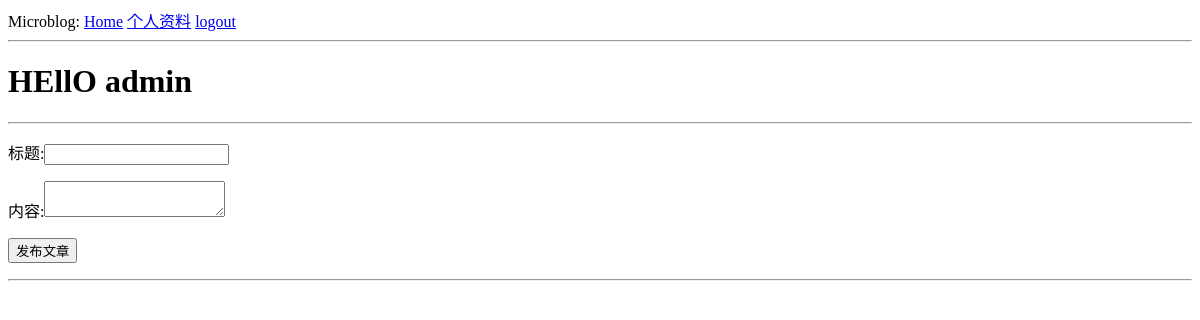
Before: /index (signed in) with the older database file.
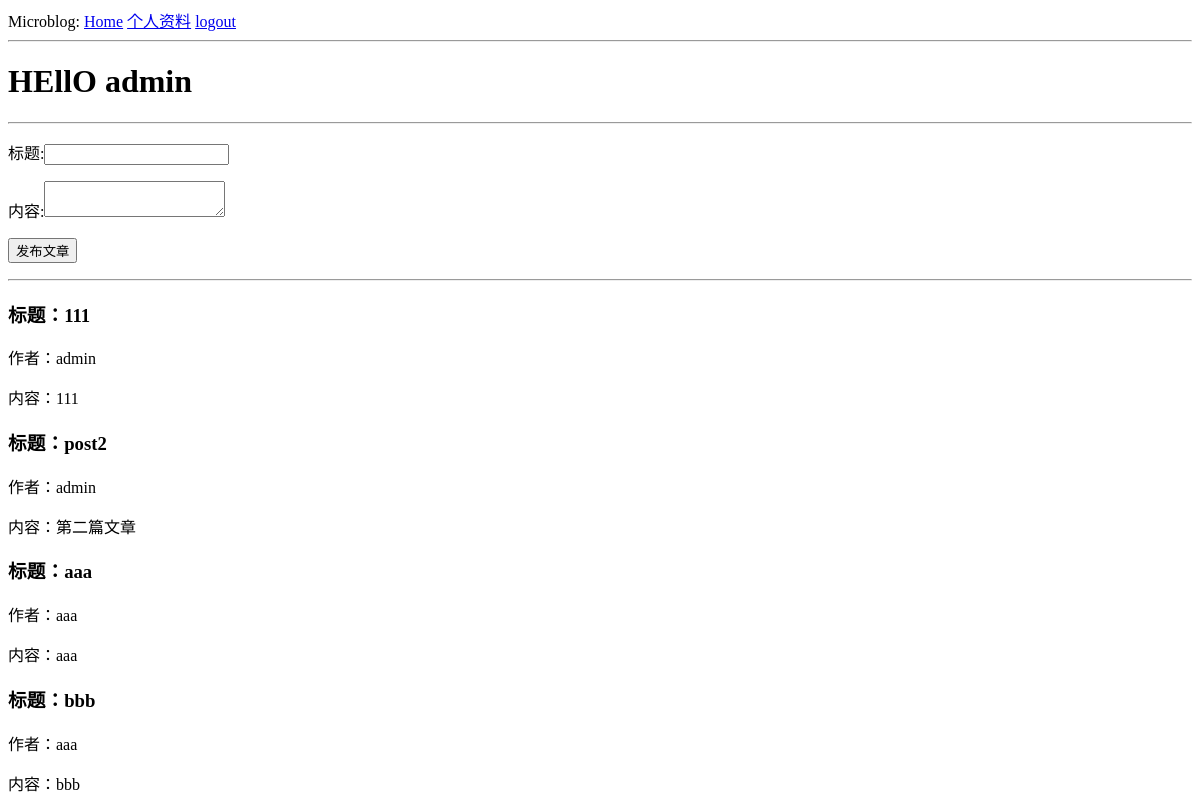
After: the same page with the newer database file.
### app/models.py (models this page shows, shortened)
class User(UserMixin,db.Model):
    id = db.Column(db.Integer,primary_key=True)
    username = db.Column(db.String(64),index=True,unique=True)
    email = db.Column(db.String(128),unique=True)
    password =db.Column(db.String(128))
    about_me = db.Column(db.String(256))
    posts = db.relationship('Post',backref = 'author',lazy = 'dynamic')

class Post(db.Model):
    id = db.Column(db.Integer,primary_key=True)
    content = db.Column(db.String(256))
    title = db.Column(db.String(64),index=True,unique=True)
    timestamp =db.Column(db.DateTime,default=datetime.utcnow)
    user_id = db.Column(db.Integer,db.ForeignKey('user.id'))

### app/routes.py (the view)
@app.route('/',methods=['GET','POST'])
@app.route('/index',methods=['GET','POST'])
@login_required
def index():
    form = PostForm()
    posts = Post.query.all()
    if form.validate_on_submit():
        post = Post(title = form.title.data,content = form.content.data,author =current_user)
        db.session.add(post)
        db.session.commit()
        flash('文章一发不!')
        return redirect(url_for('index'))
    return render_template('index.html',form = form,posts = posts,username = '左旭')

### app/forms.py
class PostForm(FlaskForm):
    title = StringField('标题',validators=[DataRequired()])
    content = TextAreaField('内容',validators=[Length(max=400,min=2)])
    submit  = SubmitField('发布文章')

### app/models.py (called while the page is built)
@login.user_loader
def user_loader(id):
    return User.query.get(int(id))

### app/routes.py (called while the page is built)
@app.before_request
def before_request():
    if current_user.is_authenticated:
        current_user.last_seen = datetime.now()
        db.session.commit()

### app/templates/index.html (shortened to what this page needs)
{%  extends "base.html" %}
{% block custom_content  %}
    <h1>HEllO {{ current_user.username }}</h1>
    <hr>
    <form action="", method="post">
    <p>{{ form.title.label }}:{{ form.title }}</p>
    <p>{{ form.content.label }}:{{ form.content }}</p>
        <p>{{ form.submit }}</p>
    </form>
    <hr>
    {% for post in posts %}
        <div><h3>标题：{{ post.title  }}</h3>
        <span>作者：{{ post.author.username }}</span>
        <p>内容：{{ post.content }}</p>
        </div>
    {% endfor %}
{% endblock %}

### app/templates/base.html (shortened to what this page needs)
<!DOCTYPE html>
<html lang="en">
<head>
</head>
<body>
    <div>Microblog:
        <a href="{{ url_for('index') }}">Home</a>
        {% if current_user.is_anonymous %}
        <a href="{{ url_for('login') }}">login</a>
            <a href="{{ url_for('register') }}">注册</a>
        {% else %}
            <a href="{{ url_for('user',username =current_user.username) }}">个人资料</a>
            <a href="{{ url_for('logout') }}">logout</a>
        {% endif %}
    </div>
    <hr>
{% block custom_content %}
{% endblock %}
</body>
</html>

Changed rows visible on the page:
added Post: title "111", author.username "admin", content "111"
added Post: title "post2", author.username "admin", content "第二篇文章"
added Post: title "aaa", author.username "aaa", content "aaa"
added Post: title "bbb", author.username "aaa", content "bbb"
